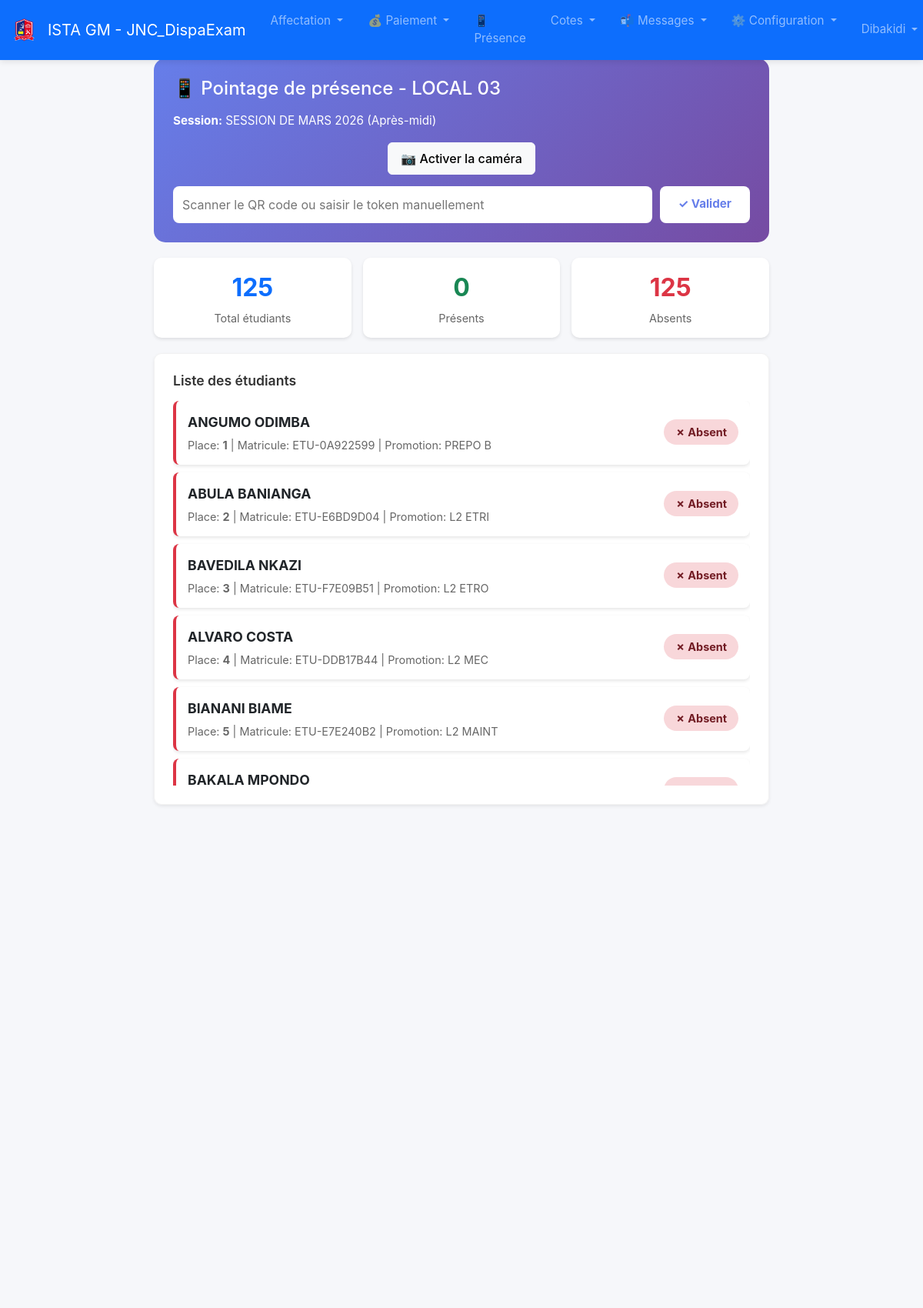
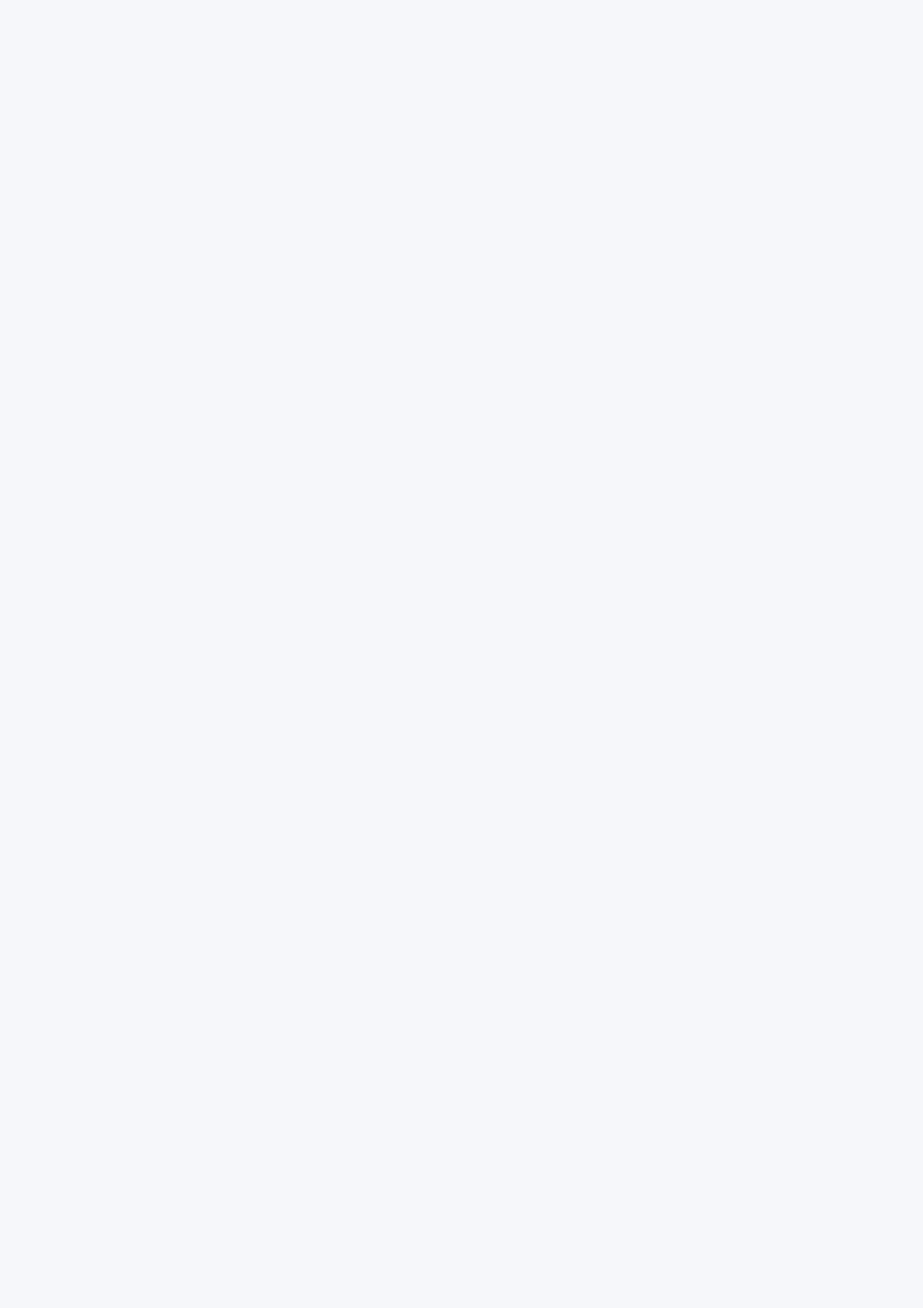
The page /rooms/3/scan?exam_id=23 (signed in, upper part) on the database its author committed (2 pictures, top to bottom).
### tables this page shows
CREATE TABLE users (
            id INTEGER PRIMARY KEY AUTOINCREMENT,
            username TEXT NOT NULL UNIQUE,
            password_hash TEXT NOT NULL,
            is_admin INTEGER NOT NULL DEFAULT 0,
            created_at TEXT DEFAULT CURRENT_TIMESTAMP
        );

CREATE TABLE rooms (
            id INTEGER PRIMARY KEY AUTOINCREMENT,
            name TEXT NOT NULL UNIQUE,
            benches INTEGER NOT NULL DEFAULT 0,
            students_per_bench INTEGER NOT NULL DEFAULT 1
        );

CREATE TABLE "exams" (
                    id INTEGER PRIMARY KEY AUTOINCREMENT,
                    label TEXT NOT NULL,
                    session_type TEXT NOT NULL,
                    promotion_id INTEGER NOT NULL,
                    FOREIGN KEY (promotion_id) REFERENCES promotions(id) ON DELETE CASCADE
                );

CREATE TABLE students (
            id INTEGER PRIMARY KEY AUTOINCREMENT,
            matricule TEXT,
            full_name TEXT NOT NULL,
            promotion_id INTEGER NOT NULL,
            section_id INTEGER, sexe TEXT,
            UNIQUE(matricule),
            FOREIGN KEY (promotion_id) REFERENCES promotions(id) ON DELETE CASCADE,
            FOREIGN KEY (section_id) REFERENCES sections(id) ON DELETE SET NULL
        );

CREATE TABLE promotions (
            id INTEGER PRIMARY KEY AUTOINCREMENT,
            name TEXT NOT NULL UNIQUE
        );

### app.py (the view)
@app.route("/rooms/<int:room_id>/scan", methods=["GET", "POST"])
@login_required
def room_scan(room_id):
    conn = get_db()
    cur = conn.cursor()
    try:
        exam_id = request.args.get("exam_id")
        exam = _get_exam_or_latest(conn, exam_id)
        if not exam:
            flash("Aucun examen disponible.", "warning")
            return redirect(url_for("rooms"))
        user_id = session.get('user_id')
        if not _is_supervisor_assigned(conn, user_id, exam['id'], room_id):
            flash("Vous n'êtes pas autorisé à accéder à ce local pour cet examen.", "danger")
            return redirect(url_for("scan_presence_menu"))
        cur.execute("SELECT name FROM rooms WHERE id = ?", (room_id,))
        room = cur.fetchone()
        room_name = room["name"] if room else "Local inconnu"
        cur.execute(
            """
            SELECT
                a.id as assignment_id,
                a.seat_number,
                s.full_name,
                s.matricule,
                p.name AS promotion_name,
                a.qr_token,
                pres.status as presence_status,
                pres.scanned_at,
                pres.scan_date,
                u.username as scanned_by_username
            FROM assignments a
            JOIN students s ON a.student_id = s.id
            JOIN promotions p ON s.promotion_id = p.id
            LEFT JOIN presence pres ON pres.assignment_id = a.id
            LEFT JOIN users u ON pres.scanned_by = u.id
            WHERE a.room_id = ? AND a.exam_id = ?
            ORDER BY a.seat_number
            """,
            (room_id, exam["id"]),
        )
        students = cur.fetchall()
        total_students = len(students)
        present_count = sum(1 for s in students if s['presence_status'] and s['presence_status'] == 'present')
        absent_count = total_students - present_count
        return render_template(
            "room_scan.html",
            students=students,
            exam=exam,
            room_name=room_name,
            room_id=room_id,
            total_students=total_students,
            present_count=present_count,
            absent_count=absent_count
        )
    except Exception as e:
        flash(f"Erreur: {str(e)}", "danger")
        return redirect(url_for("rooms"))

### app.py (called while the page is built, shortened)
@app.context_processor
def inject_unread_count():
    return {'unread_messages_count': get_unread_messages_count()}

def get_db():
    if "db" not in g:
        g.db = get_connection()
    return g.db

def _get_exam_or_latest(conn, exam_id=None):
    cur = conn.cursor()
    if exam_id:
        cur.execute(
            """SELECT e.id, e.label, e.session_type,
               GROUP_CONCAT(p.name, ', ') as promotion_name
               FROM exams e
               LEFT JOIN exam_promotions ep ON e.id = ep.exam_id
               LEFT JOIN promotions p ON ep.promotion_id = p.id
               WHERE e.id = ?
               GROUP BY e.id, e.label, e.session_type""",
            (exam_id,)
        )
        return cur.fetchone()
    exams = _get_exams(conn)
    return exams[0] if exams else None

def login_required(f):
    @wraps(f)
    def decorated_function(*args, **kwargs):
        if 'user_id' not in session:
            flash("Vous devez vous connecter pour accéder à cette page.", "warning")
            return redirect(url_for('login'))
        return f(*args, **kwargs)
    return decorated_function

def get_unread_messages_count():
    if 'user_id' not in session:
        return 0
    conn = get_db()
    cur = conn.cursor()
    user_id = session.get('user_id')
    is_admin = session.get('is_admin', False)
    if is_admin:
        cur.execute("SELECT COUNT(*) as count FROM messages WHERE is_read = 0")
    result = cur.fetchone()
    return result['count'] if result else 0

def get_unread_notifications_count():
    if 'user_id' not in session:
        return 0
    conn = get_db()
    cur = conn.cursor()
    user_id = session.get('user_id')
    cur.execute("SELECT COUNT(*) as count FROM notifications WHERE user_id = ? AND is_read = 0", (user_id,))
    result = cur.fetchone()
    return result['count'] if result else 0

def get_recent_notifications(limit=5):
    if 'user_id' not in session:
        return []
    conn = get_db()
    cur = conn.cursor()
    user_id = session.get('user_id')
    cur.execute("""
        SELECT id, message, created_at, is_read
        FROM notifications
        WHERE user_id = ?
        ORDER BY created_at DESC
        LIMIT ?
    """, (user_id, limit))
    notifications_raw = cur.fetchall()
    return [dict(notif) for notif in notifications_raw]

### database.py (called while the page is built)
def get_connection():
    conn = sqlite3.connect(DB_PATH, check_same_thread=False)
    conn.row_factory = sqlite3.Row
    return conn

### templates/room_scan.html (shortened to what this page needs)
{% extends "base.html" %}
{% block content %}
<div class="scan-container">
  <div class="scanner-section">
    <h4 class="mb-3">📱 Pointage de présence - {{ room_name }}</h4>
    <p class="mb-3">
      <strong>Session:</strong> {{ exam['label'] }}
      ({{ exam['session_type'] or 'Non définie' }})
    </p>
    <div class="text-center">
      <div class="camera-controls">
        <button id="start-camera" class="btn btn-light" onclick="startCamera()">
          📷 Activer la caméra
        </button>
      </div>
      <div class="scan-input-group">
        <input
          type="text"
          id="qr-input"
          placeholder="Scanner le QR code ou saisir le token manuellement"
          autocomplete="off"
          onkeypress="if(event.key === 'Enter') validateQR()"
        >
        <button onclick="validateQR()">✓ Valider</button>
      </div>
    </div>
  </div>
  <div class="stats-cards">
    <div class="stat-card-mini">
      <div class="value text-primary">{{ total_students }}</div>
      <div class="label">Total étudiants</div>
    </div>
    <div class="stat-card-mini">
      <div class="value text-success">{{ present_count }}</div>
      <div class="label">Présents</div>
    </div>
    <div class="stat-card-mini">
      <div class="value text-danger">{{ absent_count }}</div>
      <div class="label">Absents</div>
    </div>
  </div>
  <div class="card shadow-sm">
    <div class="card-body">
      <h5 class="card-title mb-3">Liste des étudiants</h5>
      <div class="students-list" id="students-list">
        {% for student in students %}
        <div class="student-item {% if student.presence_status == 'present' %}present{% else %}absent{% endif %}"
             id="student-{{ student.assignment_id }}">
          <div class="student-info">
            <div class="student-name">
              {{ student.full_name }}
            </div>
            <div class="student-details">
              Place: <strong>{{ student.seat_number }}</strong> |
              Matricule: {{ student.matricule or '-' }} |
              Promotion: {{ student.promotion_name }}
            </div>
          </div>
          <div>
            {% if student.presence_status == 'present' %}
            <span class="presence-badge present">✓ Présent</span>
            {% else %}
            <span class="presence-badge absent">✗ Absent</span>
            {% endif %}
          </div>
        </div>
        {% endfor %}
      </div>
    </div>
  </div>
</div>
{% endblock %}

### templates/base.html (shortened to what this page needs)
<!doctype html>
<html lang="fr">
<head>
    <link href="https://cdn.jsdelivr.net/npm/bootstrap@5.3.2/dist/css/bootstrap.min.css" rel="stylesheet">
    <link rel="stylesheet" href="{{ url_for('static', filename='styles.css') }}">
</head>
<body>
<nav class="navbar navbar-expand-lg navbar-dark bg-primary">
    <div class="container-fluid">
        <a class="navbar-brand d-flex align-items-center" href="{% if session.get('is_supervisor') %}{{ url_for('supervisor_dashboard') }}{% else %}{{ url_for('index') }}{% endif %}">
            <img src="{{ url_for('static', filename='images/logo.png') }}" alt="Logo" style="height: 40px; margin-right: 10px;">
            ISTA GM - JNC_DispaExam
        </a>
        <div class="collapse navbar-collapse" id="mainNavbar">
            <ul class="navbar-nav me-auto">
                {% if session.get('is_admin') %}
                <li class="nav-item dropdown">
                    <a class="nav-link dropdown-toggle" href="#" role="button" data-bs-toggle="dropdown">
                        Affectation
                    </a>
                </li>
                <li class="nav-item dropdown">
                    <a class="nav-link dropdown-toggle" href="#" role="button" data-bs-toggle="dropdown">
                        💰 Paiement
                    </a>
                </li>
                <li class="nav-item"><a class="nav-link" href="{{ url_for('scan_presence_menu') }}">📱 Présence</a></li>
                <li class="nav-item dropdown">
                    <a class="nav-link dropdown-toggle" href="#" role="button" data-bs-toggle="dropdown">
                        Cotes
                    </a>
                </li>
                <li class="nav-item dropdown">
                    <a class="nav-link dropdown-toggle" href="#" role="button" data-bs-toggle="dropdown">
                        📬 Messages
                    </a>
                </li>
                <li class="nav-item dropdown">
                    <a class="nav-link dropdown-toggle" href="#" role="button" data-bs-toggle="dropdown">
                        ⚙️ Configuration
                    </a>
                </li>
                {% endif %}
            </ul>
            {% if not session.get('is_supervisor') %}
            <ul class="navbar-nav">
                <li class="nav-item dropdown">
                    <a class="nav-link dropdown-toggle" href="#" role="button" data-bs-toggle="dropdown">
                        {{ session.get('username', 'Utilisateur') }}
                    </a>
                </li>
            </ul>
            {% endif %}
        </div>
    </div>
</nav>
<main class="container">
    {% block content %}{% endblock %}
</main>

### static/styles.css (style rules this page uses)
* { box-sizing: border-box; }
html, body { height: 100%; margin: 0; padding: 0; }
body { background: #f6f7fb; font-family: -apple-system, BlinkMacSystemFont, "Segoe UI", Roboto, "Helvetica Neue", Arial, sans-serif; font-size: 0.95rem; line-height: 1.5; }
main.container { max-width: 1400px; margin-top: 1rem; margin-bottom: 2rem; padding: 0 0.5rem; }
.card { border: none; border-radius: 10px; margin-bottom: 1.5rem; transition: all 0.3s ease; }
.card-body { padding: 1.5rem; }
.card-title { color: #333; font-weight: 600; margin-bottom: 1rem; font-size: 1.1rem; }
.btn { border-radius: 6px; padding: 0.5rem 1rem; font-weight: 500; transition: all 0.2s ease; white-space: nowrap; display: inline-block; text-decoration: none; vertical-align: middle; }

### templates/room_scan.html (style rules this page uses)
.scan-container { max-width: 800px; margin: 0 auto; }
.scanner-section { background: linear-gradient(135deg, #667eea 0%, #764ba2 100%); border-radius: 15px; padding: 25px; color: white; margin-bottom: 20px; }
.scan-input-group { display: flex; gap: 10px; margin-top: 15px; }
.scan-input-group input { flex: 1; padding: 12px; border-radius: 8px; border: none; font-size: 16px; }
.scan-input-group button { padding: 12px 24px; border-radius: 8px; border: none; background: white; color: #667eea; font-weight: bold; cursor: pointer; }
.stats-cards { display: grid; grid-template-columns: repeat(3, 1fr); gap: 15px; margin-bottom: 20px; }
.stat-card-mini { background: white; border-radius: 10px; padding: 15px; text-align: center; box-shadow: 0 2px 4px rgba(0,0,0,0.1); }
.stat-card-mini .value { font-size: 2rem; font-weight: bold; margin-bottom: 5px; }
.stat-card-mini .label { font-size: 0.9rem; color: #666; }
.students-list { max-height: 500px; overflow-y: auto; }
.student-item { background: white; border-radius: 8px; padding: 15px; margin-bottom: 10px; display: flex; justify-content: space-between; align-items: center; box-shadow: 0 2px 4px rgba(0,0,0,0.1); transition: transform 0.2s; }
.student-item.absent { border-left: 4px solid #dc3545; }
.student-info { flex: 1; }
.student-name { font-weight: bold; font-size: 1.1rem; margin-bottom: 5px; }
.student-details { font-size: 0.9rem; color: #666; }
.presence-badge { padding: 8px 15px; border-radius: 20px; font-weight: bold; font-size: 0.9rem; }
.presence-badge.absent { background: #f8d7da; color: #721c24; }
.camera-controls { margin-top: 15px; display: flex; gap: 10px; justify-content: center; }

### rows shown on the page
users: get "Dibakidi"
rooms: name "LOCAL 03"
exams: label "SESSION DE MARS 2026", session_type "Après-midi"
students: full_name "ANGUMO ODIMBA", seat_number "1", matricule "ETU-0A922599", promotion_name "PREPO B", shows "✗ Absent"
students: full_name "ABULA BANIANGA", seat_number "2", matricule "ETU-E6BD9D04", promotion_name "L2 ETRI", shows "✗ Absent"
students: full_name "BAVEDILA NKAZI", seat_number "3", matricule "ETU-F7E09B51", promotion_name "L2 ETRO", shows "✗ Absent"
students: full_name "ALVARO COSTA", seat_number "4", matricule "ETU-DDB17B44", promotion_name "L2 MEC", shows "✗ Absent"
students: full_name "BIANANI BIAME", seat_number "5", matricule "ETU-E7E240B2", promotion_name "L2 MAINT", shows "✗ Absent"
students: full_name "BAKALA MPONDO"

### other values the page prints
{{ total_students }} "125"
{{ present_count }} "0"
{{ absent_count }} "125"
